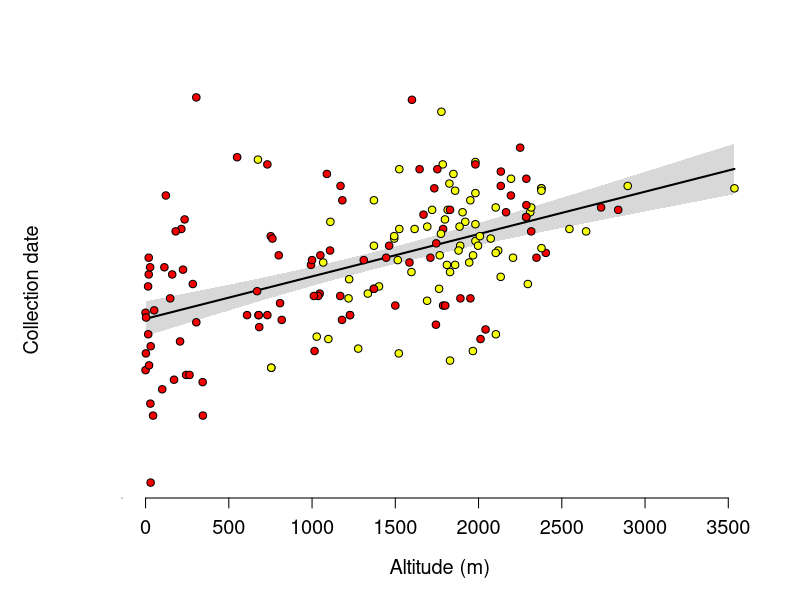

Generate this figure with R:
# ===== COMMENT =====

# This script will plot collection date (a proxy for flowering time) against altitude for 
# herbarium specimens of A. formosa and A. flavescens

# ===== READ DATA, INDEX =====

d <- read.csv("herbarium/data/herbarium-data.csv", stringsAsFactors = FALSE)

#obtain dates
dates <- as.Date(d$Date, format = '%Y %b %d')

# remove year info, not of direct interest
days <- as.Date(format(dates, "%b %d"), format = "%b %d")

# combine variables into data frame for each species model fitting
days.fla <- days[which(d$species.label == "flavescens")]
alt.fla <- d$altitude.corrected[which(d$species.label == "flavescens")]
fla <- cbind.data.frame(day = as.numeric(days.fla), alt = alt.fla)

days.fo <- days[which(d$species.label == "formosa")]
alt.fo <- d$altitude.corrected[which(d$species.label == "formosa")]
fo <- cbind.data.frame(day = as.numeric(days.fo), alt = alt.fo)


# ===== FIT MODEL =====

days <- as.numeric(days)
z <- lm(days ~ altitude.corrected + species.label, data = d, na.action = na.exclude)
summary(z)
anova(z) # difference between species is not significant
confint(z)

# fit model without species factor
z2 <- lm(days ~ altitude.corrected, data = d, na.action = na.exclude)
summary(z2)
anova(z2)
confint(z2)


# ===== MAKE PLOT =====

# set up plot
par(bty = "l", mar =c(5.1,6.1,4.1,2.1))

pch <- as.character(d[,3])
pch[which(pch == "flavescens")] <- 22
pch[which(pch == "formosa")] <- 21
pch <- as.numeric(pch)
col <- pch
col[which(col == 21)] <- "#F50000"
col[which(col == 22)] <- "#F5FF0A"

plot(days ~ d$altitude.corrected, 
     type = "n", xlab ="", ylab = "", 
     yaxt = "n", xaxt = "n", axes = F)

# add confidence band
xpts <- range(d$altitude.corrected)
yhat <- predict(z2, newdata = data.frame(altitude.corrected = xpts))

newx <- seq(min(d$altitude.corrected), max(d$altitude.corrected), length.out = 100)
preds <- predict(z2, newdata = data.frame(altitude.corrected = newx), interval = "confidence")
polygon(c(rev(newx), newx), c(rev(preds[ ,3]), preds[ ,2]), col = rgb(190/255,190/255,190/255, .6), border = NA)

# regression line
lines(yhat ~ xpts, lwd =2)

# overlay points
points(days ~ d$altitude.corrected,   pch = 21, bg = col)

# add garnishments
at <- as.numeric(as.Date(c("2018-04-01", "2018-05-01","2018-06-01",
                           "2018-07-01","2018-08-01","2018-09-01")))
labels <- c("Apr 1", "May 1", "Jun 1", "Jul 1", "Aug 1", "Sep 1")

mtext(side = 2, text = "Collection date", line = 4, cex = 1.2)
mtext(side = 1, text = "Altitude (m)", line = 3, cex = 1.2)
axis(2, at = at, labels = labels, las = 2, cex.axis = 1.1)
axis(1, las = 1, cex.axis = 1.2)


# ===== STOP

